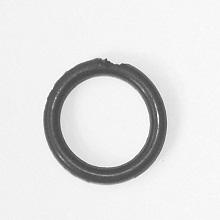
#> input picture data/Oring1.jpg, 220 x 220 px; its folder holds only this picture in this run
$ python main.py
#> lines starting #> are read from the running program, lines starting #| are printed output that depends on the picture; after the words box and inside, x2 and y2 are one past the last pixel; in counts of white or black regions, pixels touching at a corner belong together
### thresholding.py
import numpy as np

def build_histogram(img):
    # make empty histogram (0-255)
    hist = np.zeros(256, dtype=np.int32)

    # loop through pixels
    for x in range(0, img.shape[0]):
        for y in range(0, img.shape[1]):
            # get grey level
            gl = int(img[x, y])
            # add to bin
            hist[gl] += 1

    return hist


def otsu_threshold(hist, total_pixels):
    # total sum of all intensities
    sum_all = 0.0
    for i in range(0, 256):
        sum_all += i * hist[i]

    # running totals for background
    sum_b = 0.0
    w_b = 0

    # best result so far
    best_t = 0
    best_var = -1.0

    # try every threshold 0..255
    for t in range(0, 256):

        # update background weight
        w_b += hist[t]
        if w_b == 0:
            continue

        # foreground weight
        w_f = total_pixels - w_b
        if w_f == 0:
            break

        # update background sum
        sum_b += t * hist[t]

        # means for both groups
        m_b = sum_b / w_b
        m_f = (sum_all - sum_b) / w_f

        # between class variance
        diff = m_b - m_f
        var_between = w_b * w_f * diff * diff

        # keep best threshold
        if var_between > best_var:
            best_var = var_between
            best_t = t

    return best_t

def threshold(img, thresh):
    # make a binary copy
    bw = img.copy()

    # loop through pixels
    for x in range(0, bw.shape[0]):
        for y in range(0, bw.shape[1]):
            if bw[x, y] > thresh:
                bw[x, y] = 255
            else:
                bw[x, y] = 0

    return bw

### morphology.py
def dilate(img, num_levels):
    # run dilation multiple times
    for level in range(num_levels):

        # start from a fresh copy each pass
        out = img.copy()

        # 8 neighbours
        neighbours = [(-1,-1),(-1,0),(-1,1),
                      (0,-1),        (0,1),
                      (1,-1),(1,0),(1,1)]

        # scan inner pixels (avoid edges)
        for i in range(1, img.shape[0]-1):
            for j in range(1, img.shape[1]-1):

                # only change background pixels
                if img[i, j] == 0:
                    toDilate = False

                    # check neighbours for foreground
                    for y, x in neighbours:
                        if img[i+y, j+x] == 255:
                            toDilate = True

                    # set to foreground if any neighbour is foreground
                    if toDilate:
                        out[i, j] = 255

        # move to next pass
        img = out

    return out

def erode(img, num_levels):
    # run erosion multiple times
    for level in range(num_levels):

        # start from a fresh copy each pass
        out = img.copy()

        # 8 neighbours
        neighbours = [(-1,-1),(-1,0),(-1,1),
                      (0,-1),        (0,1),
                      (1,-1),(1,0),(1,1)]

        # scan inner pixels (avoid edges)
        for i in range(1, img.shape[0]-1):
            for j in range(1, img.shape[1]-1):

                # only check foreground pixels
                if img[i, j] == 255:
                    toErode = False

                    # if any neighbour is background, erode
                    for y, x in neighbours:
                        if img[i+y, j+x] == 0:
                            toErode = True

                    # set to background if needed
                    if toErode:
                        out[i, j] = 0

        # move to next pass
        img = out

    return out

def closing(img, num_levels):
    # dilate first to fill small gaps
    out = dilate(img, num_levels)

    # erode after to shrink back
    out = erode(out, num_levels)

    return out

### ccl.py
import numpy as np

def label_components(bw, connectivity=8):
    # make label image (0 = background)
    labels = np.zeros((bw.shape[0], bw.shape[1]), dtype=np.int32)

    # pick neighbours
    if connectivity == 4:
        neighbours = [(-1, 0), (1, 0), (0, -1), (0, 1)]
    else:
        neighbours = [(-1, -1), (-1, 0), (-1, 1),
                      (0, -1),           (0, 1),
                      (1, -1),  (1, 0),  (1, 1)]

    # label counter
    curlab = 0

    # store area per label
    areas = {}

    # scan image
    for i in range(0, bw.shape[0]):
        for j in range(0, bw.shape[1]):

            # start a new component
            if bw[i, j] == 255 and labels[i, j] == 0:
                curlab += 1
                areas[curlab] = 0

                # queue for bfs
                q = []
                q.append((i, j))
                labels[i, j] = curlab

                # flood fill
                while len(q) > 0:
                    y, x = q.pop(0)

                    # count pixels
                    areas[curlab] += 1

                    # check neighbours
                    for dy, dx in neighbours:
                        ny = y + dy
                        nx = x + dx

                        # stay in bounds
                        if ny < 0 or ny >= bw.shape[0] or nx < 0 or nx >= bw.shape[1]:
                            continue

                        # add unlabelled foreground
                        if bw[ny, nx] == 255 and labels[ny, nx] == 0:
                            labels[ny, nx] = curlab
                            q.append((ny, nx))

    return labels, areas

def largest_component_mask(labels, areas):
    # handle case with no components
    if len(areas) == 0:
        return np.zeros_like(labels, dtype=np.uint8), 0

    # find label with biggest area
    best_label = 0
    best_area = -1
    for lab in areas:
        if areas[lab] > best_area:
            best_area = areas[lab]
            best_label = lab

    # build mask image
    mask = np.zeros_like(labels, dtype=np.uint8)

    # keep only largest label
    for i in range(0, labels.shape[0]):
        for j in range(0, labels.shape[1]):
            if labels[i, j] == best_label:
                mask[i, j] = 255

    return mask, best_label


def count_holes(ring_mask):
    # invert ring so holes become white
    inv = 255 - ring_mask

    # label inverted image
    labels, areas = label_components(inv, 8)

    # count blobs that do not touch image edge
    hole_count = 0

    for lab in areas:
        touches_edge = False

        # check left and right edges
        for y in range(0, labels.shape[0]):
            if labels[y, 0] == lab or labels[y, labels.shape[1] - 1] == lab:
                touches_edge = True

        # check top and bottom edges
        for x in range(0, labels.shape[1]):
            if labels[0, x] == lab or labels[labels.shape[0] - 1, x] == lab:
                touches_edge = True

        # blobs not touching the edge are holes
        if not touches_edge:
            hole_count += 1

    return hole_count

### main.py
import cv2 as cv
import time
import os
from thresholding import build_histogram, otsu_threshold, threshold
from morphology import closing
from ccl import label_components, largest_component_mask, count_holes

# loop through o-ring images
for i in range(1, 16):

    # build file path
    path = os.path.join("data", "Oring" + str(i) + ".jpg")

    # read as grayscale
    img = cv.imread(path, 0)
#> img is the input picture: shape (220, 220); min 55, max 255, mean 225.2

    # skip missing images
    if img is None:
        print("Could not load:", path)
        continue

    # start timer
    before = time.time()

    # build histogram
    hist = build_histogram(img)
#> after the loop in build_histogram, `for x in range(0, img.shape[0]):`: hist = 256 values, max 6333 at index 243, min 0 at index 0, mean 189.1

    # get otsu threshold
    total = img.shape[0] * img.shape[1]
#> total = 48400
    thresh_val = otsu_threshold(hist, total)
#> the loop in otsu_threshold, `for i in range(0, 256):` made 256 passes
#> sum_all on passes 1 to 3: 0, 0, 0
#> after the loop in otsu_threshold, `for i in range(0, 256):`: sum_all = 10901821
#> the loop in otsu_threshold, `for t in range(0, 256):` made 256 passes
#> (w_b, w_f, sum_b, m_b, m_f, diff, best_var) on passes 56, 58, 62, 63, 65, 66, 67, 68, 69, 70, 71, 72: (1, 48399, 55, 55, 225.2, -170.2, 1.4e+09), (2, 48398, 112, 56, 225.3, -169.3, 2.77e+09), (3, 48397, 173, 57.67, 225.3, -167.6, 4.08e+09), (4, 48396, 235, 58.75, 225.3, -166.5, 5.37e+09), (5, 48395, 299, 59.8, 225.3, -165.5, 6.62e+09), (8, 48392, 494, 61.75, 225.3, -163.5, 1.04e+10), (10, 48390, 626, 62.6, 225.3, -162.7, 1.28e+10), (17, 48383, 1095, 64.41, 225.3, -160.9, 2.13e+10), (29, 48371, 1911, 65.9, 225.3, -159.4, 3.57e+10), (36, 48364, 2394, 66.5, 225.4, -158.9, 4.39e+10), (61, 48339, 4144, 67.93, 225.4, -157.5, 7.32e+10), (89, 48311, 6132, 68.9, 225.5, -156.6, 1.05e+11)
#> after the loop in otsu_threshold, `for t in range(0, 256):`: best_t = 169; best_var = 5.19e+12; sum_b = 10883716; w_b = 48400
#> thresh_val = 169

    # threshold image
    bw = threshold(img, thresh_val)
#> after the loop in threshold, `for x in range(0, bw.shape[0]):`:
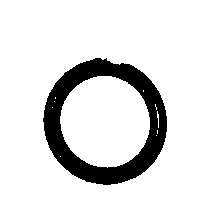
#> bw: shape (220, 220); 88.3% white; 1 black region, box (x1, y1, x2, y2) and area: (43, 58, 167, 185) 5686

    # invert so ring becomes 255
    bw = 255 - bw

    # close small holes
    bw = closing(bw, 1)
#> the loop in dilate, `for level in range(num_levels):` made 1 pass
#> pass 1, in dilate, `img = out`:
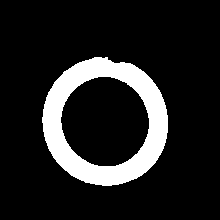
#> img: shape (220, 220); 13.6% white; 1 white region, box (x1, y1, x2, y2) and area: (42, 57, 168, 186) 6597

    # label regions
    labels, areas = label_components(bw, 8)
#> after the loop in label_components, `for i in range(0, bw.shape[0]):`: labels: shape (220, 220) int32; values 0 (black) and 1 (white), 11.8% white; 1 white region, box (x1, y1, x2, y2) and area: (43, 58, 167, 185) 5729
#> areas = {1: 5729}

    # keep only the biggest region
    ring_mask, ring_label = largest_component_mask(labels, areas)
#> the loop in largest_component_mask, `for lab in areas:` made 1 pass
#> (best_area, best_label) on pass 1: (5729, 1)
#> after the loop in largest_component_mask, `for lab in areas:`: best_area = 5729; best_label = 1
#> ring_label = 1

    # count holes in the ring
    holes = count_holes(ring_mask)
#> call 2 of label_components, with connectivity = 8
#> after the loop in label_components (call 2), `for i in range(0, bw.shape[0]):`:
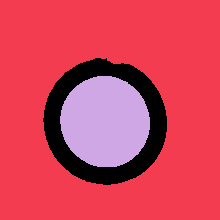
#> labels: shape (220, 220) int32; 3 distinct labels, from 0 to 2; one colour per label, 0 black
#> in count_holes, `labels, areas = label_components(inv, 8)`: areas = {1: 36241, 2: 6430}
#> the loop in count_holes, `for lab in areas:` made 2 passes
#> hole_count on pass 2: 1
#> after the loop in count_holes, `for lab in areas:`: hole_count = 1
#> holes = 1

    # pass fail check
    if holes == 1:
        result = "PASS"
    else:
        result = "FAIL"

    # end timer
    after = time.time()
    t = after - before

    # convert for drawing
    rgb = cv.cvtColor(ring_mask, cv.COLOR_GRAY2RGB)

    # create bigger canvas so text does not cover ring
    canvas = cv.copyMakeBorder(
        rgb,
        150, 50,
        50, 50,
        cv.BORDER_CONSTANT,
        value=(0, 0, 0)
    )
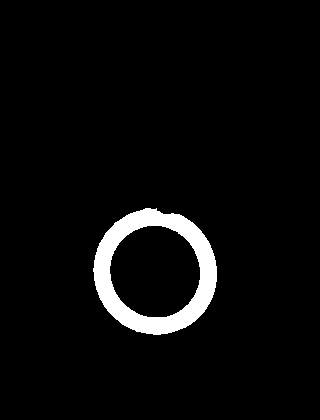
#> canvas: shape (420, 320, 3); 4.3% white; 1 white region, box (x1, y1, x2, y2) and area: (93, 208, 217, 335) 5729

    # add image number
    cv.putText(canvas, "Image: " + str(i), (20, 40),
               cv.FONT_HERSHEY_SIMPLEX, 0.8, (0, 0, 255), 2)

    # add time
    cv.putText(canvas, "Time: " + str(round(t, 4)) + "s", (20, 80),
               cv.FONT_HERSHEY_SIMPLEX, 0.8, (0, 0, 255), 2)

    # add result
    cv.putText(canvas, "Result: " + result, (20, 120),
               cv.FONT_HERSHEY_SIMPLEX, 0.8, (0, 0, 255), 2)
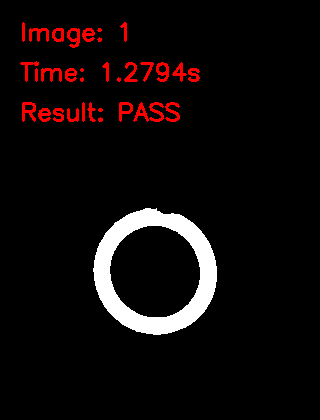
#> canvas: shape (420, 320, 3); mean B, G, R 10.9, 10.9, 16.5


    # show result
    cv.imshow("ring mask", canvas)
    cv.waitKey(0)

cv.destroyAllWindows()
